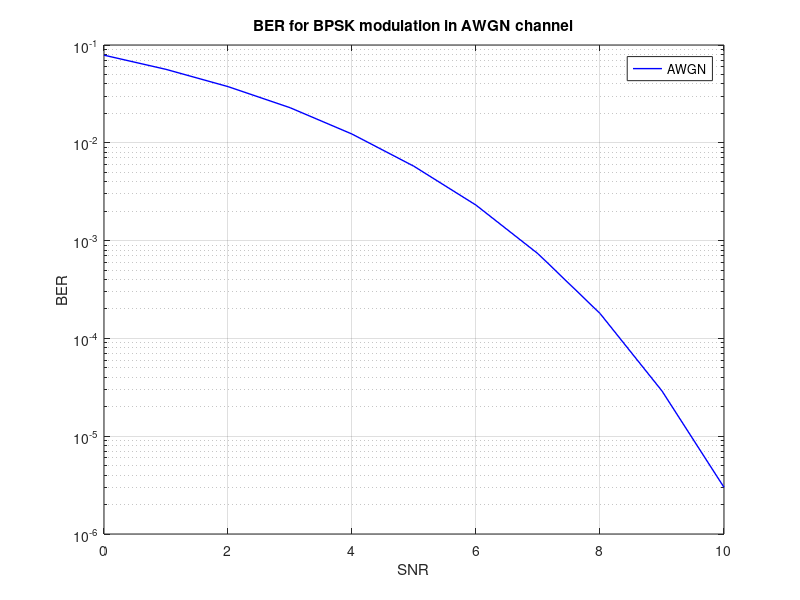

Reproduce this figure in MATLAB.
%Wireless Channel comparison using fading channels(BPSK modulation)
%Computing BER for BPSK modulation in a AWGN channel
clear; close all; clc; tic;
n=10^6;% numBER of samples or bits 
bits=randn(1,n)>0.5;%  enerating 0,1 with equal probability
signal=2*bits-1;% BPSK modulation 0 -> -1; 1 -> 1     
noise=1/sqrt(2)*(randn(1,n)+1i*randn(1,n)); %generating noise with zero mean and var. equal to 1.
mean(abs(noise.^2)) %test the power of the noise 
SNR=0:10; %set SNR in dB
snr_lin=10.^(SNR/10); %calculate linear snr from dB SNR.
y=zeros(length(SNR),n);
 %multiply sqrt of snr to signal and add noise:
for i=1:length(SNR)
    y(i,:)=real(sqrt(snr_lin(i))*signal+noise);
end
%reciever and BER count
err=zeros(length(SNR),n); Err=zeros(10,2); 
for i=1:length(SNR)
    for j=1:n
       if y(i,j)>=0
           y(i,j)=1;
       else
           y(i,j)=0;  
       end 
    end
      err(i,:)=abs(y(i,:)-bits);
      Err(i,:)=size(find(err(i,:)));
end
 %calculating BER
BER=zeros(length(SNR),1);
for i=1:length(SNR)
    BER(i)=Err(i,2)/n;
end
semilogy(SNR,BER,'b-','linewidth',1); grid on;  hold on;
xlabel('SNR'); ylabel('BER'); legend('AWGN') ; toc;
title('BER for BPSK modulation in AWGN channel');
